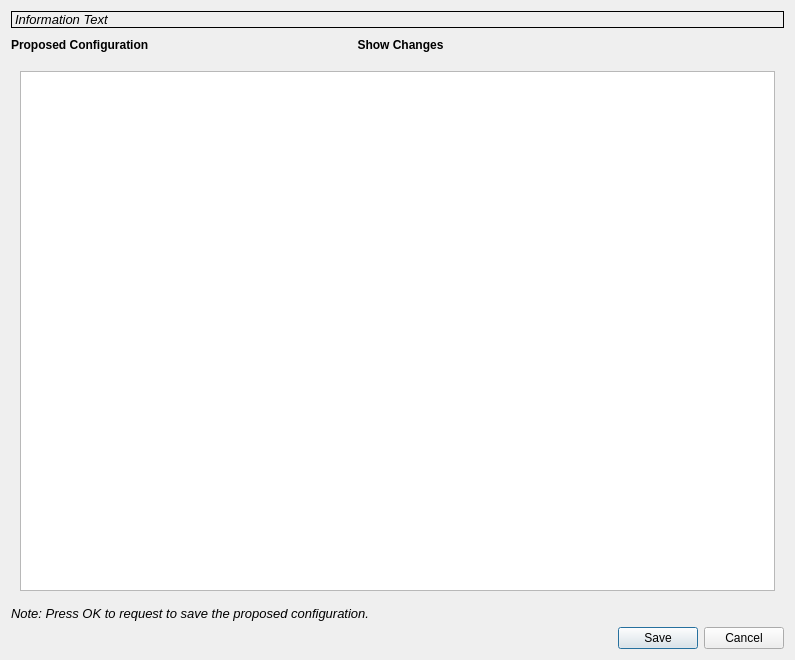
<?xml version="1.0" encoding="UTF-8"?>
<ui version="4.0">
 <class>MotorStagePreview</class>
 <widget class="QDialog" name="MotorStagePreview">
  <property name="geometry">
   <rect>
    <x>0</x>
    <y>0</y>
    <width>795</width>
    <height>660</height>
   </rect>
  </property>
  <property name="windowTitle">
   <string>MotorStagePreviewDialog</string>
  </property>
  <layout class="QVBoxLayout" name="verticalLayout_3">
   <item>
    <widget class="QLabel" name="info_label">
     <property name="font">
      <font>
       <pointsize>10</pointsize>
       <italic>true</italic>
      </font>
     </property>
     <property name="frameShape">
      <enum>QFrame::Box</enum>
     </property>
     <property name="text">
      <string>Information Text</string>
     </property>
    </widget>
   </item>
   <item>
    <layout class="QHBoxLayout" name="horizontalLayout_3">
     <item>
      <widget class="QLabel" name="show_label">
       <property name="sizePolicy">
        <sizepolicy hsizetype="Expanding" vsizetype="Preferred">
         <horstretch>0</horstretch>
         <verstretch>0</verstretch>
        </sizepolicy>
       </property>
       <property name="font">
        <font>
         <weight>75</weight>
         <bold>true</bold>
        </font>
       </property>
       <property name="text">
        <string>Proposed Configuration</string>
       </property>
      </widget>
     </item>
     <item>
      <widget class="QPushButton" name="swap_button">
       <property name="sizePolicy">
        <sizepolicy hsizetype="Expanding" vsizetype="Fixed">
         <horstretch>0</horstretch>
         <verstretch>0</verstretch>
        </sizepolicy>
       </property>
       <property name="font">
        <font>
         <weight>75</weight>
         <bold>true</bold>
        </font>
       </property>
       <property name="text">
        <string>Show Changes</string>
       </property>
       <property name="iconSize">
        <size>
         <width>24</width>
         <height>24</height>
        </size>
       </property>
       <property name="flat">
        <bool>true</bool>
       </property>
      </widget>
     </item>
     <item>
      <spacer name="horizontalSpacer">
       <property name="orientation">
        <enum>Qt::Horizontal</enum>
       </property>
       <property name="sizeType">
        <enum>QSizePolicy::Expanding</enum>
       </property>
       <property name="sizeHint" stdset="0">
        <size>
         <width>40</width>
         <height>20</height>
        </size>
       </property>
      </spacer>
     </item>
    </layout>
   </item>
   <item>
    <widget class="QStackedWidget" name="stack_widget">
     <property name="minimumSize">
      <size>
       <width>220</width>
       <height>0</height>
      </size>
     </property>
     <property name="currentIndex">
      <number>0</number>
     </property>
     <widget class="QWidget" name="page">
      <layout class="QHBoxLayout" name="horizontalLayout">
       <item>
        <widget class="QTextEdit" name="configuration_view">
         <property name="sizePolicy">
          <sizepolicy hsizetype="MinimumExpanding" vsizetype="MinimumExpanding">
           <horstretch>0</horstretch>
           <verstretch>0</verstretch>
          </sizepolicy>
         </property>
         <property name="minimumSize">
          <size>
           <width>200</width>
           <height>0</height>
          </size>
         </property>
         <property name="readOnly">
          <bool>true</bool>
         </property>
        </widget>
       </item>
      </layout>
     </widget>
     <widget class="QWidget" name="page_2">
      <layout class="QHBoxLayout" name="horizontalLayout_2">
       <item>
        <layout class="QVBoxLayout" name="verticalLayout">
         <item>
          <widget class="QLabel" name="label_old">
           <property name="font">
            <font>
             <weight>75</weight>
             <bold>true</bold>
            </font>
           </property>
           <property name="text">
            <string>Existing Configuration</string>
           </property>
          </widget>
         </item>
         <item>
          <widget class="QTextEdit" name="existing_changes_view">
           <property name="sizePolicy">
            <sizepolicy hsizetype="MinimumExpanding" vsizetype="MinimumExpanding">
             <horstretch>0</horstretch>
             <verstretch>0</verstretch>
            </sizepolicy>
           </property>
           <property name="minimumSize">
            <size>
             <width>100</width>
             <height>0</height>
            </size>
           </property>
           <property name="readOnly">
            <bool>true</bool>
           </property>
          </widget>
         </item>
        </layout>
       </item>
       <item>
        <layout class="QVBoxLayout" name="verticalLayout_2">
         <item>
          <widget class="QLabel" name="label_new">
           <property name="font">
            <font>
             <weight>75</weight>
             <bold>true</bold>
            </font>
           </property>
           <property name="text">
            <string>Proposed Configuration</string>
           </property>
          </widget>
         </item>
         <item>
          <widget class="QTextEdit" name="new_changes_view">
           <property name="sizePolicy">
            <sizepolicy hsizetype="MinimumExpanding" vsizetype="MinimumExpanding">
             <horstretch>0</horstretch>
             <verstretch>0</verstretch>
            </sizepolicy>
           </property>
           <property name="minimumSize">
            <size>
             <width>100</width>
             <height>0</height>
            </size>
           </property>
           <property name="readOnly">
            <bool>true</bool>
           </property>
          </widget>
         </item>
        </layout>
       </item>
      </layout>
     </widget>
    </widget>
   </item>
   <item>
    <widget class="QLabel" name="note_label">
     <property name="font">
      <font>
       <pointsize>10</pointsize>
       <weight>50</weight>
       <italic>true</italic>
       <bold>false</bold>
      </font>
     </property>
     <property name="text">
      <string>Note: Press OK to request to save the proposed configuration.</string>
     </property>
    </widget>
   </item>
   <item>
    <widget class="QDialogButtonBox" name="buttonBox">
     <property name="orientation">
      <enum>Qt::Horizontal</enum>
     </property>
     <property name="standardButtons">
      <set>QDialogButtonBox::Cancel|QDialogButtonBox::Save</set>
     </property>
     <property name="centerButtons">
      <bool>false</bool>
     </property>
    </widget>
   </item>
  </layout>
 </widget>
 <resources/>
 <connections>
  <connection>
   <sender>buttonBox</sender>
   <signal>accepted()</signal>
   <receiver>MotorStagePreview</receiver>
   <slot>accept()</slot>
   <hints>
    <hint type="sourcelabel">
     <x>248</x>
     <y>254</y>
    </hint>
    <hint type="destinationlabel">
     <x>157</x>
     <y>274</y>
    </hint>
   </hints>
  </connection>
  <connection>
   <sender>buttonBox</sender>
   <signal>rejected()</signal>
   <receiver>MotorStagePreview</receiver>
   <slot>reject()</slot>
   <hints>
    <hint type="sourcelabel">
     <x>316</x>
     <y>260</y>
    </hint>
    <hint type="destinationlabel">
     <x>286</x>
     <y>274</y>
    </hint>
   </hints>
  </connection>
 </connections>
</ui>
